Frame 1 (no input): blank canvas, image omitted
Frame 60 (no input): blank canvas, image omitted
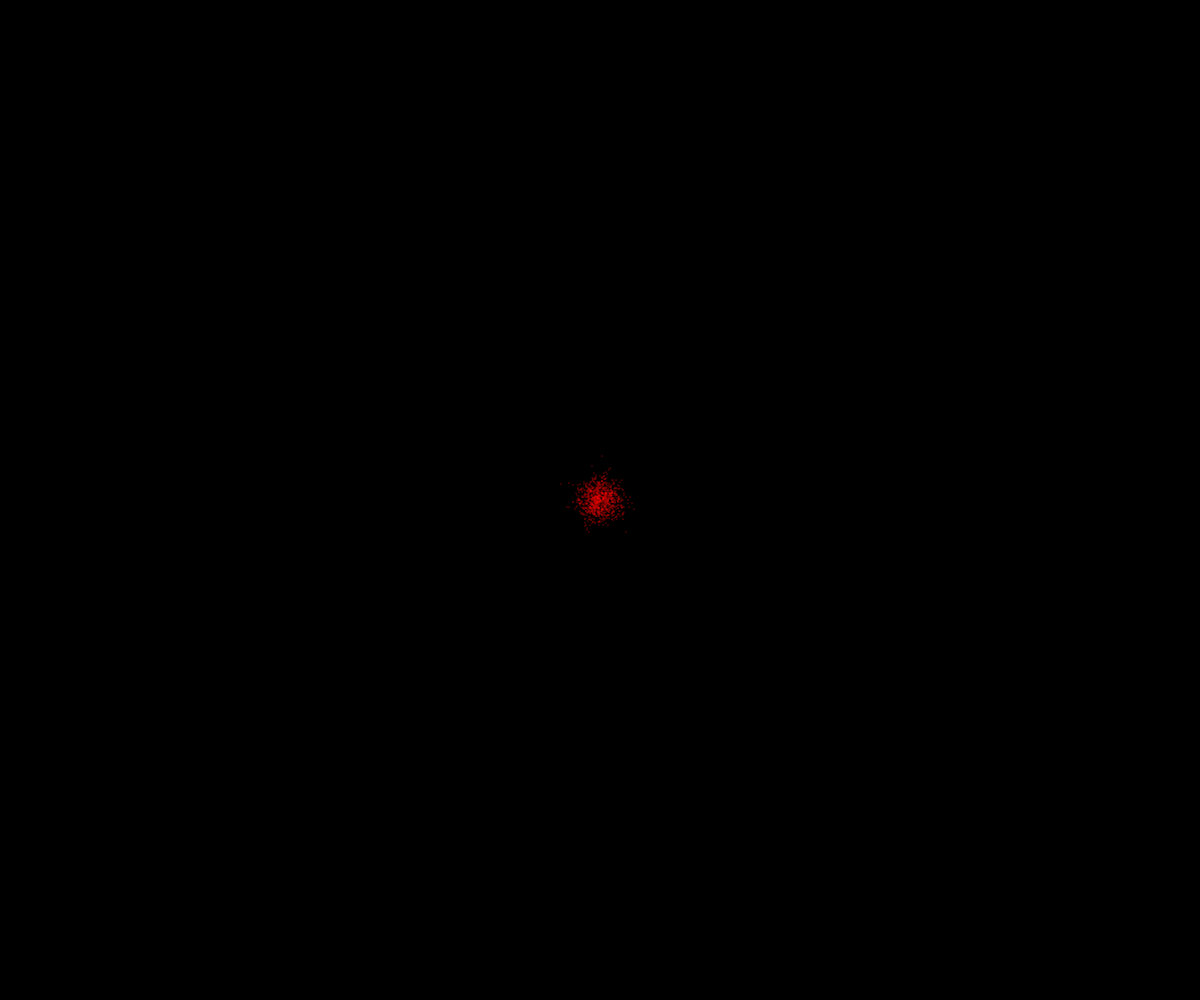
Frame 120 (the mouse pressed at the canvas centre since frame 60)

The p5.js sketch whose frames 1 and 60 were blank and that drew this single picture after the mouse press (run headless with seeded random() and noise() and a simulated clock; from frame 60 on, the mouse is pressed at the canvas centre):

// p5.js sketch
// ── sketch.js
let speed = 2;

class Particle{
	constructor(x,y, col){
		this.x = x;
		this.y = y;
		this.r = col._getRed();
		this.g = col._getGreen();
		this.b = col._getBlue()
	}
	draw(){
		stroke(this.r, this.g, this.b);
		strokeWeight(1);
		point(this.x, this.y);
	}
	update(){
		this.updatex();
		this.updatey();
	}
	updatex(){
		if(this.x==0){
			this.x = floor(random(speed));
		}
		else if(this.x==width){
			this.x = width-floor(random(speed));
		}
		else{
			this.x += floor(random(-speed, speed+1));
		}
	}
	updatey(){
		if(this.y==0){
			this.y = floor(random(speed));
		}
		else if(this.y==height){
			this.y = height-floor(random(speed));
		}
		else{
			this.y += floor(random(-speed, speed+1));
		}
	}
}

let particles = [];
let N = 1000;
let colors;

function setup() {

	createCanvas(windowWidth, windowHeight);
	colors = [color(255,0,0), color(0,255,0), color(0,0,255)];
}

let pos = 0;

function draw() {
	background(0);
	for(i=0; i<particles.length; i++){
		particles[i].draw();
	}
	for(i=0; i<particles.length; i++){
		particles[i].update();
	}
}

function mousePressed(){
	
	if(pos>=3){
		pos = 0;
		colors[0].setRed((colors[0]._getRed() + colors[1]._getRed()));
		colors[0].setGreen((colors[0]._getGreen() + colors[1]._getGreen()));
		colors[0].setBlue((colors[0]._getBlue() + colors[1]._getBlue()));

		colors[1].setRed((colors[1]._getRed() + colors[2]._getRed()));
		colors[1].setGreen((colors[1]._getGreen() + colors[2]._getGreen()));
		colors[1].setBlue((colors[1]._getBlue() + colors[2]._getBlue()));
	
		colors[2].setRed((colors[2]._getRed() + 255)/2);
		colors[2].setGreen((colors[2]._getGreen() + 255)/2);
		colors[2].setBlue((colors[2]._getBlue() + 255)/2);
	}

	for(i=0; i<N; i++){
		particles.push(new Particle(mouseX, mouseY, colors[pos]));
	}
	pos+=1;

}
